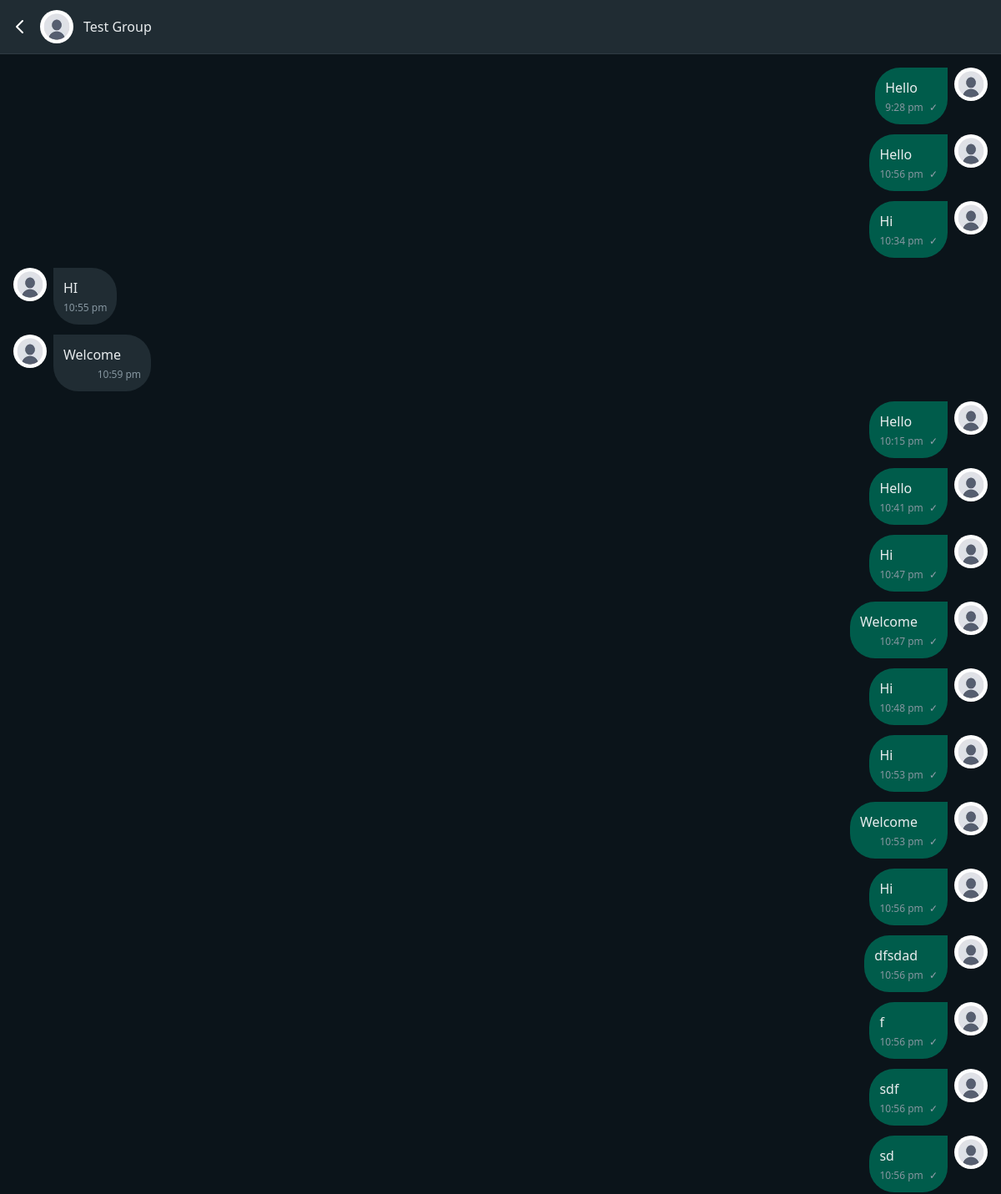
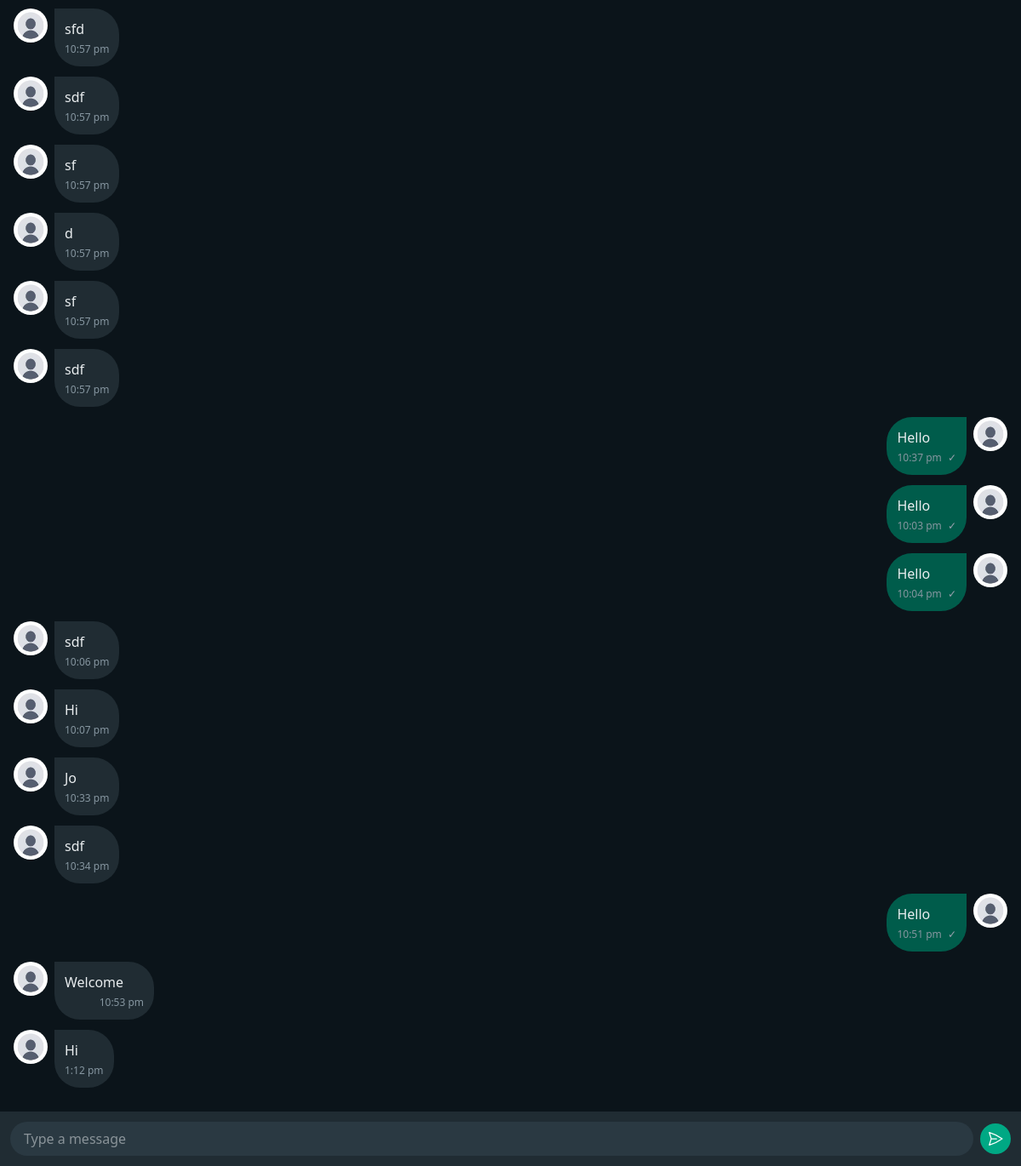
Page /chat/group/1 (signed in) on the committed database (2 pictures, top to bottom).
### chat/models.py (models this page shows, shortened)
class GroupModel(models.Model):
    name = models.CharField(max_length=100)
    participants = models.ManyToManyField(
        CustomUser,
        related_name='room_participants'
    )
    created_at = models.DateTimeField(auto_now_add=True)
    updated_at = models.DateTimeField(auto_now=True)
    admin = models.ForeignKey(
        CustomUser,
        on_delete=models.SET_NULL,
        null=True,
        blank=True,
        related_name='admin_of_room'
    )
    avatar = models.ImageField(
        upload_to=userDirectoryPath,
        default='default.jpg'
    )
    is_active = models.BooleanField(default=True)
    description = models.TextField(blank=True, null=True)
    class Meta:
        ordering = ['-updated_at']

class GroupMessagesModel(models.Model):
    room = models.ForeignKey(
        GroupModel,
        on_delete=models.CASCADE,
        related_name='messages'
    )
    sender = models.ForeignKey(
        CustomUser,
        on_delete=models.CASCADE,
        related_name='messages_sent'
    )
    message = models.TextField()
    timestamp = models.DateTimeField(auto_now_add=True)
    read = models.BooleanField(default=False)
    class Meta:
        ordering = ["timestamp"]
        indexes = [
            models.Index(fields=["room", "timestamp"]),
            models.Index(fields=["sender"]),
        ]

### userauths/models.py (models this page shows, shortened)
class CustomUser(AbstractUser):
    username = models.CharField(
        max_length=20,
        unique=True,
        blank=False,
        validators=[
            RegexValidator(
                regex='^[a-zA-Z0-9_]+$',
                message='Username can only contain letters, numbers, and underscores',
                code='invalid_username'
            )
        ],
        help_text='Required 20 characters or fewer. Letters, digits and _ only.'
    )
    email = models.EmailField(
        unique=True,
        blank=False,
        help_text='Required. Must be a valid email address.'
    )
    bio = models.TextField(
        max_length=500,  # Increased from 100
        blank=True,  # Changed from False
        help_text='Tell us about yourself (500 characters max)'
    )
    avatar = models.ImageField(
        upload_to=userDirectoryPath,
        default='default.jpg',
        help_text='Profile picture (300x300 recommended)'
    )
    website = models.URLField(
        blank=True,
        default='',
        help_text='Your personal website'
    )
    facebook = models.URLField(
        blank=True,
        default='',
        help_text='Your Facebook profile URL'
    )
    instagram = models.URLField(  # Fixed typo from 'instagran'
        blank=True,
        default='',
        help_text='Your Instagram profile URL'
    )
    twitter = models.URLField(
        blank=True,
        default='',
        help_text='Your Twitter profile URL'
    )
    is_verified = models.BooleanField(
        default=False,
        help_text='Designates whether the user has verified their email'
    )
    last_activity = models.DateTimeField(
        null=True,
        blank=True,
        help_text='Last time the user was active'
    )
    USERNAME_FIELD = 'email'
    REQUIRED_FIELDS = ['username']  # Email is already required by default
    class Meta:
        verbose_name = 'User'
        verbose_name_plural = 'Users'
        ordering = ['-date_joined']

### chat/views.py (the view, shortened to what this page needs)
# urls.py: path('group/<int:pk>', GroupView.as_view(), name='group'),
class GroupView(LoginRequiredMixin, View):
    login_url = '/'  # Redirect URL if not authenticated
    redirect_field_name = 'next'  # Default (optional)
    def get(self, request, pk):
        try:
            group = GroupModel.objects.get(pk=pk)
            participant_ids = list(group.participants.values_list("id", flat=True))
            participants = dict()
            for participant in group.participants.all():
                participants[participant.id] = participant.username
            print(f'Participants: {participants}')
            messages = group.messages.all().order_by('timestamp')
        except Exception as e:
            messages.error(request, f"Error loading conversations: {str(e)}")
        return render(request, 'chat/group.html', {
            'group': group,
            'chat_messages': messages,
            'participants': json.dumps(participants),
            'participant_ids': participant_ids,
        })

### templates/chat/group.html (shortened to what this page needs)
{% extends "chat/base.html" %}
{% block content %}
  {% load static %}
  <div
    class="flex flex-col h-screen bg-[#0B141A]"
    id="chat-container"
    data-group-id="{{group.id}}"
    data-user-id="{{ request.user.id }}"
    data-user-name="{{ request.user.username }}"
    data-user-avatar="{{ request.user.avatar.url }}"
    data-participant-ids="{{ participant_ids|safe }}"
    data-participants="{{ participants }}"
    >
    <div class="p-3 border-b border-[#2F3B43] bg-[#202C33] flex justify-between items-center">
        <div class="flex items-center space-x-3">
          <a href="{% url 'user-conversations' %}" class="text-white" title="Back">
            <svg class="w-6 h-6" fill="none" stroke="currentColor" viewBox="0 0 24 24">
              <path stroke-linecap="round" stroke-linejoin="round" stroke-width="2" d="M15 19l-7-7 7-7"></path>
            </svg>
          </a>
          <img
            src="{{ group.avatar.url|default:'/media/default.jpg' }}"
            alt="{{ group.name }}"
            class="w-10 h-10 rounded-full object-cover"
            onerror="this.src='/static/images/default-avatar.jpg'"
          />
          <div>
            <h2 class="font-medium text-[#E9EDEF]">
              {{ group.name }}
            </h2>
          </div>
        </div>
    </div>
    <div
      class="flex-1 overflow-y-auto p-4 space-y-2 bg-[#0B141A] bg-opacity-95"
      id="messages-container"
    >
      {% for message in chat_messages %}
      <div
        class="flex {% if message.sender == request.user %}justify-end{% else %}justify-start{% endif %} gap-2 mb-3"
      >
        {% if message.sender != request.user %}
        <img
          src="{{ message.sender.avatar.url|default:'/media/default.jpg' }}"
          alt="{{ message.sender.username }}"
          class="w-10 h-10 rounded-full object-cover flex-shrink-0"
          onerror="this.src='/static/images/default-avatar.jpg'"
        />
        {% endif %}
        <div
          class="max-w-[65%] rounded-br-[30px] rounded-bl-[30px] p-3 {% if message.sender == request.user %}rounded-tl-[30px] bg-[#005C4B]{% else %}rounded-tr-[30px] bg-[#202C33]{% endif %} group relative"
        >
          <div class="relative">
            <p class="text-[#E9EDEF] pr-6">{{ message.message }}</p>
          </div>
          <p class="text-xs text-[#8696A0] text-right mt-1">
            {{ message.timestamp|time:"g:i A"|lower }}
            {% if message.sender == request.user %}
                <span class="ml-1 text-gray-400">✓</span>
            {% endif %}
          </p>
        </div>
        {% if message.sender == request.user %}
        <img
          src="{{ message.sender.avatar.url|default:'/media/default.jpg' }}"
          alt="{{ request.user.username }}"
          class="w-10 h-10 rounded-full object-cover flex-shrink-0"
          onerror="this.src='/static/images/default-avatar.jpg'"
        />
        {% endif %}
      </div>
      {% empty %}
      <div class="text-center text-[#8696A0] py-8">No messages yet</div>
      {% endfor %}
    </div>
    <div class="p-3 bg-[#202C33]">
      <form method="post" id="chat-form" class="flex items-center gap-2 w-full">
        <div class="flex-1 min-w-0">
          <input
            type="text"
            name="body"
            id="body"
            placeholder="Type a message"
            class="w-full bg-[#2A3942] text-[#E9EDEF] rounded-full px-4 py-2 focus:outline-none focus:ring-1 focus:ring-[#00A884]"
            autocomplete="off"
            required
          />
        </div>
        <button
          type="submit"
          class="shrink-0 bg-[#00A884] text-white rounded-full p-2 hover:bg-[#06CF9C] focus:outline-none focus:ring-1 focus:ring-white cursor-pointer"
          aria-label="Send message"
        >
          <svg
            xmlns="http://www.w3.org/2000/svg"
            class="h-5 w-5"
            fill="none"
            viewBox="0 0 24 24"
            stroke-width="1.5"
            stroke="currentColor"
            class="size-6"
          >
            <path
              stroke-linecap="round"
              stroke-linejoin="round"
              d="M6 12 3.269 3.125A59.769 59.769 0 0 1 21.485 12 59.768 59.768 0 0 1 3.27 20.875L5.999 12Zm0 0h7.5"
            />
          </svg>
        </button>
      </form>
    </div>
  </div>
{% endblock content %}

### rows in the picture
GroupModel: avatar (placeholder picture), name "Test Group"
GroupMessagesModel: message "Hello", timestamp "9:28 pm", sender.avatar (placeholder picture)
GroupMessagesModel: message "Hello", timestamp "10:56 pm", sender.avatar (placeholder picture)
GroupMessagesModel: message "Hi", timestamp "10:34 pm", sender.avatar (placeholder picture)
GroupMessagesModel: sender.avatar (placeholder picture), message "HI", timestamp "10:55 pm"
GroupMessagesModel: sender.avatar (placeholder picture), message "Welcome", timestamp "10:59 pm"
GroupMessagesModel: message "Hello", timestamp "10:15 pm", sender.avatar (placeholder picture)
GroupMessagesModel: message "Hello", timestamp "10:41 pm", sender.avatar (placeholder picture)
GroupMessagesModel: message "Hi", timestamp "10:47 pm", sender.avatar (placeholder picture)
GroupMessagesModel: message "Welcome", timestamp "10:47 pm", sender.avatar (placeholder picture)
GroupMessagesModel: message "Hi", timestamp "10:48 pm", sender.avatar (placeholder picture)
GroupMessagesModel: message "Hi", timestamp "10:53 pm", sender.avatar (placeholder picture)
GroupMessagesModel: message "Welcome", timestamp "10:53 pm", sender.avatar (placeholder picture)
GroupMessagesModel: message "Hi", timestamp "10:56 pm", sender.avatar (placeholder picture)
GroupMessagesModel: message "dfsdad", timestamp "10:56 pm", sender.avatar (placeholder picture)
GroupMessagesModel: message "f", timestamp "10:56 pm", sender.avatar (placeholder picture)
GroupMessagesModel: message "sdf", timestamp "10:56 pm", sender.avatar (placeholder picture)
GroupMessagesModel: message "sd", timestamp "10:56 pm", sender.avatar (placeholder picture)
GroupMessagesModel: sender.avatar (placeholder picture), message "sfd", timestamp "10:57 pm"
GroupMessagesModel: sender.avatar (placeholder picture), message "sdf", timestamp "10:57 pm"
GroupMessagesModel: sender.avatar (placeholder picture), message "sf", timestamp "10:57 pm"
GroupMessagesModel: sender.avatar (placeholder picture), message "d", timestamp "10:57 pm"
GroupMessagesModel: sender.avatar (placeholder picture), message "sf", timestamp "10:57 pm"
GroupMessagesModel: sender.avatar (placeholder picture), message "sdf", timestamp "10:57 pm"
GroupMessagesModel: message "Hello", timestamp "10:37 pm", sender.avatar (placeholder picture)
GroupMessagesModel: message "Hello", timestamp "10:03 pm", sender.avatar (placeholder picture)
GroupMessagesModel: message "Hello", timestamp "10:04 pm", sender.avatar (placeholder picture)
GroupMessagesModel: sender.avatar (placeholder picture), message "sdf", timestamp "10:06 pm"
GroupMessagesModel: sender.avatar (placeholder picture), message "Hi", timestamp "10:07 pm"
GroupMessagesModel: sender.avatar (placeholder picture), message "Jo", timestamp "10:33 pm"
GroupMessagesModel: sender.avatar (placeholder picture), message "sdf", timestamp "10:34 pm"
GroupMessagesModel: message "Hello", timestamp "10:51 pm", sender.avatar (placeholder picture)
GroupMessagesModel: sender.avatar (placeholder picture), message "Welcome", timestamp "10:53 pm"
GroupMessagesModel: sender.avatar (placeholder picture), message "Hi", timestamp "1:12 pm"
